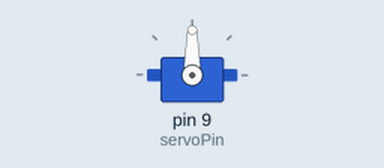
Simulated run of this sketch. Board: Arduino Uno, built with avr-gcc and run on an emulated ATmega328P. On the bench: servo.

Above: at 1.15 s.
At 1.85 s:
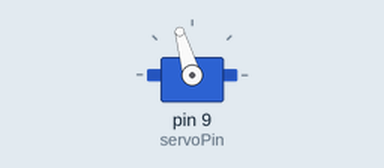
At 2.45 s:
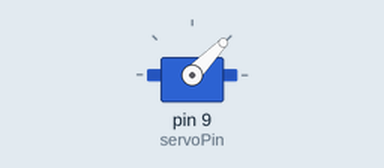
At 2.95 s:
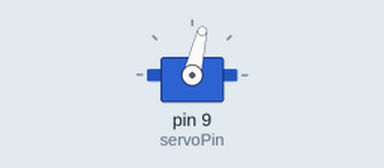
Timing chart, 0 to 5.6 s (numbered marks = the images above):
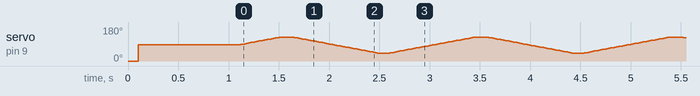

The sketch:

ServoController.ino
```cpp
#include "ServoController.h"

void setup() {
  initServo();
  delay(1000);
}

void loop() {
  axleTurnRight();
  delay(100);
  axleTurnLeft();
  delay(100);
}
```

ServoController.cpp
```cpp
#include "ServoController.h"
#include <Servo.h>

//servo
Servo servo;
float rot;
int servoPin = 9;

int centerRot = 85;
float left, right;

void axleTurnRight() {
  // test turn right
  for (int i = rot; i < right; i += 1) {
    rot += 1;
    servo.write(rot);
    delay(10);
  }
  delay(10);
  if (rot > right) {
    rot = right;
    servo.write(rot);
  }
}

void axleTurnLeft() {
  // test turn right
  for (int i = rot; i > left; i -= 1) {
    rot -= 1;
    servo.write(rot);
    delay(10);
  }
  delay(10);
  if (rot < left) {
    rot = left;
    servo.write(rot);
  }
}

void initServo() {
  // set up the left, right rot values
  float val = centerRot / 2;
  left = val;
  right = centerRot + val;

  //get servo instance
  servo.attach(servoPin);

  //home servo
  homeServo();
  delay(100);

  //prep servo for drive
  rot = centerRot;
  positionUpdate(rot);
}

void homeServo() {
  rot = 0;
  servo.write(rot);
}

void positionUpdate(int value) {
  servo.write(value);
}
```

ServoController.h
```cpp
#include "Arduino.h"
void axleTurnRight();
void axleTurnLeft();
void initServo();
void homeServo();
void positionUpdate(int value);
```
